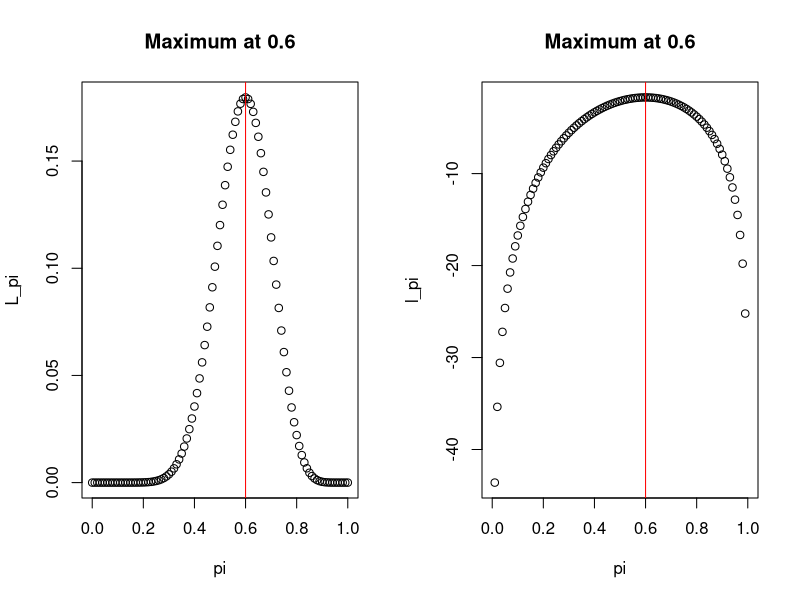
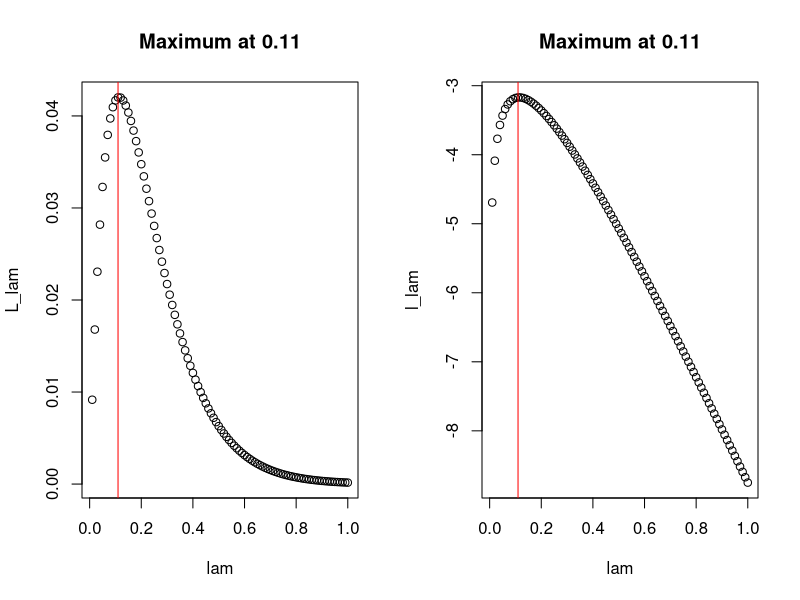

R code for these plots, in order:
options(repr.plot.width=12, repr.plot.height=6)
par(mfrow = c(1,2))

# likelihood L(pi)
pi = seq(0,1,by = 0.01)
L_pi <- choose(20,12)*pi^12*(1-pi)^(20-12)
pi_max <- pi[which.max(L_pi)]

plot(x = pi, y = L_pi)
abline(v = pi_max, col = "red")
title(paste("Maximum at", pi_max))

# log-likelihood l(pi)
l_pi <- log(L_pi)

plot(x = pi, y = l_pi)
abline(v = pi[which.max(l_pi)], col = "red")
title(paste("Maximum at", pi[which.max(l_pi)]))

options(repr.plot.width=12, repr.plot.height=6)
par(mfrow = c(1,2))

# likelihood L(beta)
lam = seq(0.01,1,by = 0.01)
L_lam <- lam*exp(-8.75*lam)
lam_max <- lam[which.max(L_lam)]

plot(x = lam, y = L_lam)
abline(v = lam_max, col = "red")
title(paste("Maximum at", round(lam_max,2)))

# log-likelihood l(beta)
l_lam <- log(L_lam)

plot(x = lam, y = l_lam)
abline(v = lam[which.max(l_lam)], col = "red")
title(paste("Maximum at", round(lam[which.max(l_lam)],2)))


